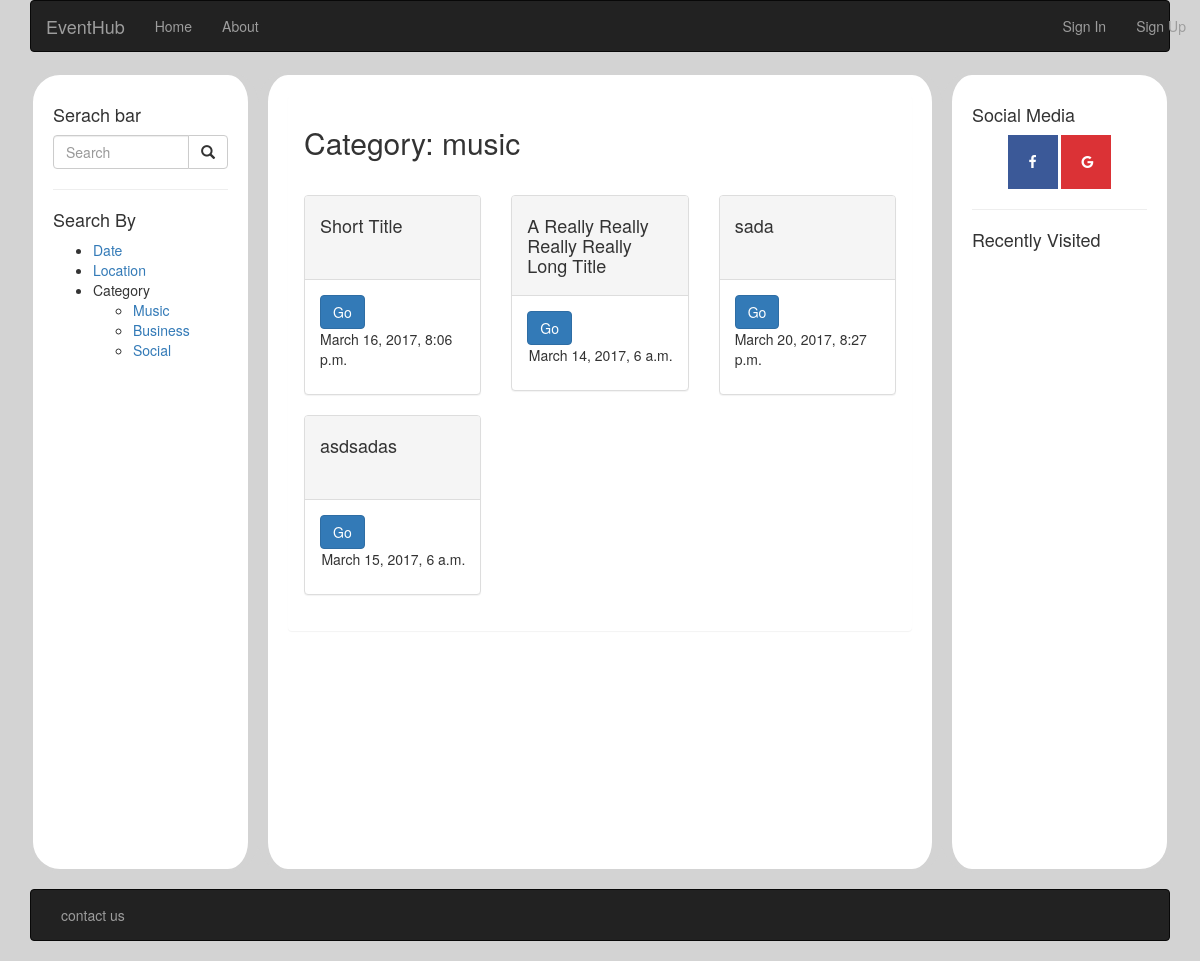
The app's page /eventhub/category/music/ with its own data.
### eventhub/models.py (models this page shows, shortened)
class Event(models.Model):
    category = models.CharField(max_length = 32)
    title = models.CharField(max_length = 256)
    loc = models.CharField(max_length = 128)
    pos = models.CharField(max_length = 128)
    creator = models.ForeignKey(User)
    datetime = models.DateTimeField()
    desc = models.CharField(max_length = 1024, null = True)

### eventhub/views.py (the view)
# urls.py: url(r'category/(?P<cat>[\w\-]+)/$', views.category, name='category'),
def category(request, cat):
    active = ["","","","","","",""]
    events = Event.objects.filter(category=cat)
    return render(request, 'eventhub/browse.html', context={'events': events, 'title': 'Category: '+cat})

### templates/eventhub/browse.html
{% extends 'eventhub/base.html' %}
{% load staticfiles %}
{% block body_block %}
<div class="panel panel default">
  <div class="panel-heading"><h2>{{title}}</h2></div>
  <div class="panel-body">
    <div class="row">
      {% for e in events %}
      <div class="col-sm-6 col-md-4">
        <div class="panel panel-default">
          <div class="panel-heading" style="min-height: 6em;">
            <h4>{{e.title}}</h4>
          </div>
          <div class="panel-body">
            <a href="eventhub/event/{{e.id}}" class="btn btn-primary">Go</a>
            <p style="float: right;">{{e.datetime}}</p>
          </div>
        </div>
      </div>
      {% endfor %}
    </div>
  </div>
</div>
{% endblock %}

### static/css/style.css (style rules this page uses)
body { background-color: #D3D3D3; }

### records on screen
Event: title "Short Title", datetime "March 16, 2017, 8:06 p.m."
Event: title "A Really Really Really Really Long Title", datetime "March 14, 2017, 6 a.m."
Event: title "sada", datetime "March 20, 2017, 8:27 p.m."
Event: title "asdsadas", datetime "March 15, 2017, 6 a.m."

### other values on screen
{{ title }} "Category: music"
